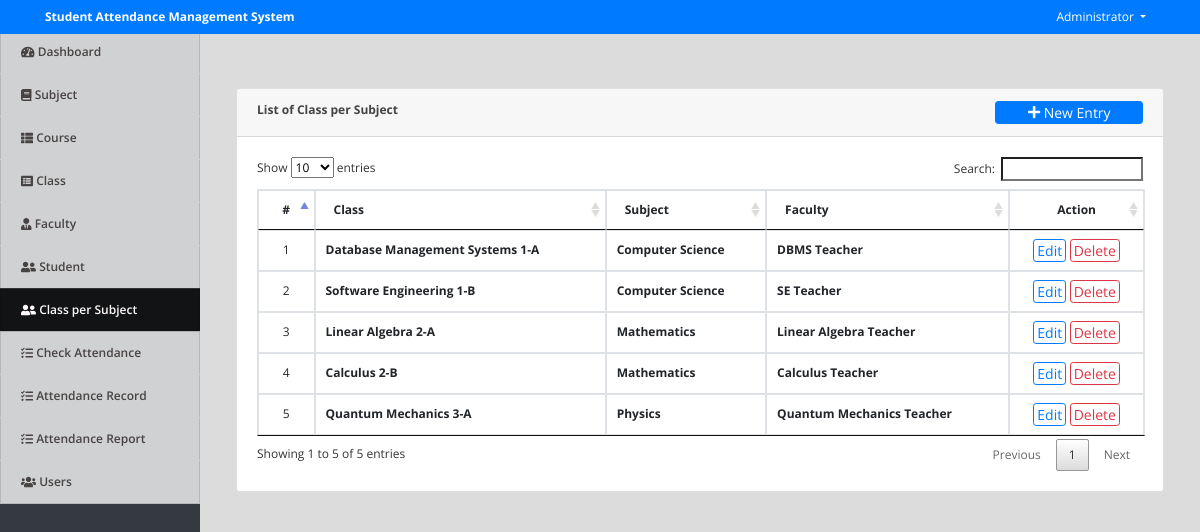
Screenshot of /index.php?page=class_subject (signed in) with the database file from the repository.
### tables this page shows
CREATE TABLE IF NOT EXISTS `class_subject` (
  `id` int NOT NULL AUTO_INCREMENT,
  `class_id` int NOT NULL,
  `subject_id` int NOT NULL,
  `faculty_id` int NOT NULL,
  `student_ids` text NOT NULL,
  `date_created` datetime NOT NULL DEFAULT CURRENT_TIMESTAMP,
  PRIMARY KEY (`id`)
);

CREATE TABLE IF NOT EXISTS `subjects` (
  `id` int NOT NULL AUTO_INCREMENT,
  `subject` varchar(100) NOT NULL,
  `description` text NOT NULL,
  `date_created` datetime NOT NULL DEFAULT CURRENT_TIMESTAMP,
  PRIMARY KEY (`id`)
);

CREATE TABLE IF NOT EXISTS `faculty` (
  `id` int NOT NULL AUTO_INCREMENT,
  `id_no` varchar(50) NOT NULL,
  `name` text NOT NULL,
  `email` varchar(200) NOT NULL,
  `contact` varchar(50) NOT NULL,
  `address` text NOT NULL,
  `date_created` datetime NOT NULL DEFAULT CURRENT_TIMESTAMP,
  PRIMARY KEY (`id`)
);

### class_subject.php (the view, shortened to what this page needs)
<?php include('db_connect.php');?>
<div class="container-fluid">
	<div class="col-lg-12">
		<div class="row">
			<div class="col-md-12">
				<div class="card">
					<div class="card-header">
						<b>List of Class per Subject</b>
						<span class="float:right"><a class="btn btn-primary btn-block btn-sm col-sm-2 float-right" href="javascript:void(0)" id="new_class_subject">
					<i class="fa fa-plus"></i> New Entry
				</a></span>
					</div>
					<div class="card-body">
						<table class="table table-condensed table-bordered table-hover">
							<thead>
								<tr>
									<th class="text-center">#</th>
									<th class="">Class</th>
									<th class="">Subject</th>
									<th class="">Faculty</th>
									<th class="text-center">Action</th>
								</tr>
							</thead>
							<tbody>
								<?php
								$i = 1;
								$class_subject = $conn->query("SELECT cs.*,concat(co.course,' ',c.level,'-',c.section) as `class`,s.subject,f.name as fname FROM class_subject cs inner join `class` c on c.id = cs.class_id inner join courses co on co.id = c.course_id inner join faculty f on f.id = cs.faculty_id inner join subjects s on s.id = cs.subject_id order by id asc");
								while($row=$class_subject->fetch_assoc()):
								?>
								<tr>
									<td class="text-center"><?php echo $i++ ?></td>
									<td>
										<p> <b><?php echo $row['class'] ?></b></p>
									</td>
									<td class="">
										 <p> <b><?php echo $row['subject'] ?></b></p>
									</td>
									<td class="">
										 <p> <b><?php echo $row['fname'] ?></b></p>
									</td>
									<td class="text-center">
										<button class="btn btn-sm btn-outline-primary edit_class_subject" type="button" data-id="<?php echo $row['id'] ?>" >Edit</button>
										<button class="btn btn-sm btn-outline-danger delete_class_subject" type="button" data-id="<?php echo $row['id'] ?>">Delete</button>
									</td>
								</tr>
								<?php endwhile; ?>
							</tbody>
						</table>
					</div>
				</div>
			</div>
		</div>
	</div>
</div>

### assets/css/style.css (style rules this page uses)
body { font-family: "Open Sans", sans-serif; color: #444444; width: 100%; height: calc(100%); font-size: 12px; }
a { color: #1977cc; }
.btn-sm { padding: .0001rem .2rem; }

### index.php (style rules this page uses)
body { background: #80808045; }

### class_subject.php (style rules this page uses)
td { vertical-align: middle !important; }
td p { margin: unset }

### rows the page displays
class_subject: class "Database Management Systems 1-A", subject.subject "Computer Science", faculty.name "DBMS Teacher"
class_subject: class "Software Engineering 1-B", subject.subject "Computer Science", faculty.name "SE Teacher"
class_subject: class "Linear Algebra 2-A", subject.subject "Mathematics", faculty.name "Linear Algebra Teacher"
class_subject: class "Calculus 2-B", subject.subject "Mathematics", faculty.name "Calculus Teacher"
class_subject: class "Quantum Mechanics 3-A", subject.subject "Physics", faculty.name "Quantum Mechanics Teacher"

### other values shown
$_SESSION['system']['name'] "Student Attendance Management System"
$_SESSION['login_name'] "Administrator"
